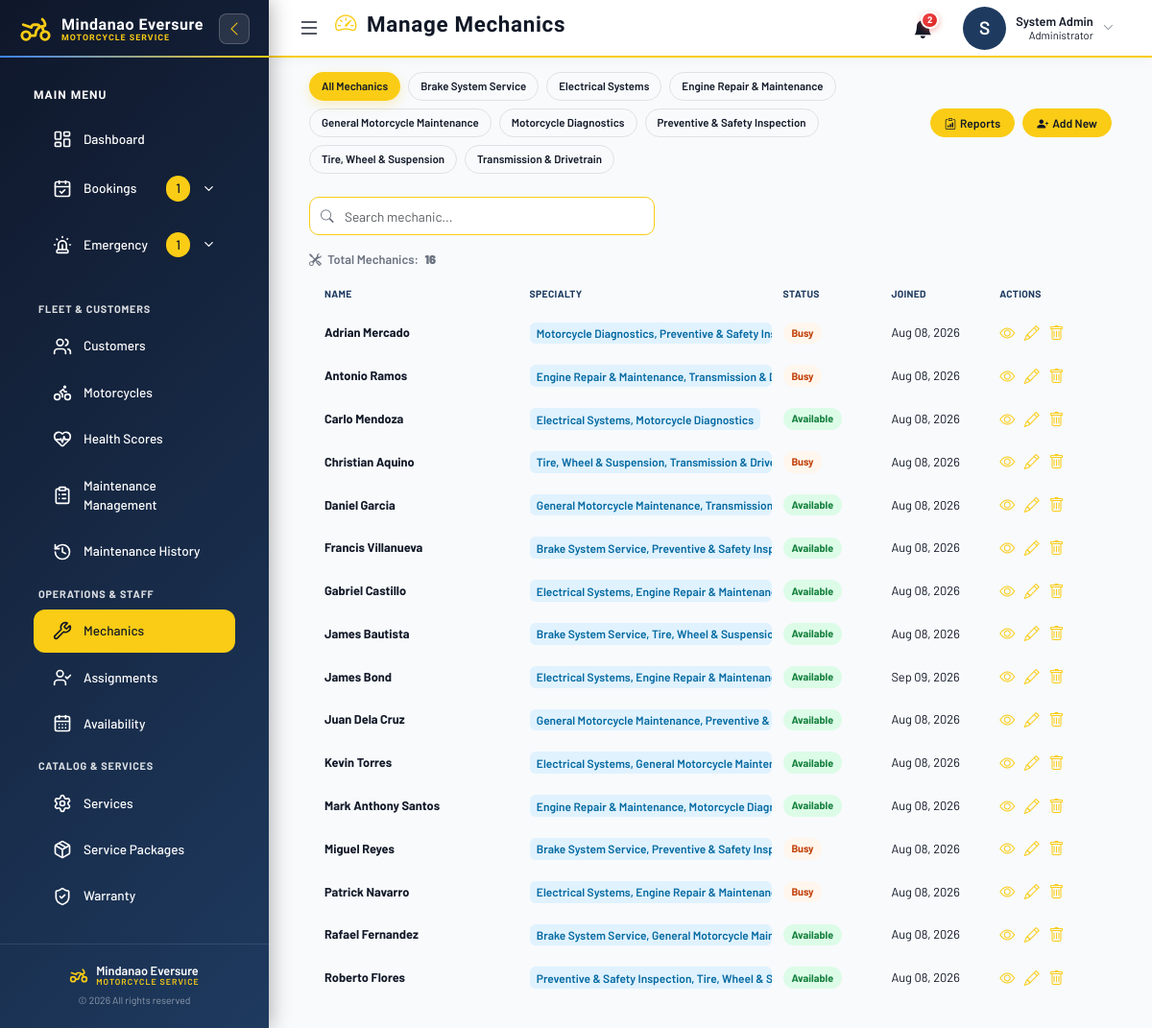
Page /manage_mechanics.php (signed in) on the committed database.
### tables this page shows
CREATE TABLE `mechanics` (
  `id` int(11) NOT NULL AUTO_INCREMENT,
  `user_id` int(11) DEFAULT NULL,
  `name` varchar(100) NOT NULL,
  `status` enum('Available','Busy','Off-Duty') NOT NULL DEFAULT 'Available',
  `created_at` datetime DEFAULT current_timestamp(),
  `current_booking_id` int(11) DEFAULT NULL,
  PRIMARY KEY (`id`)
);

### manage_mechanics.php (the view, shortened to what this page needs)
<?php
$mechanics = [];
$current_specialty = $_GET['specialty'] ?? 'All';
require 'db.php';
$specialties_list = [
    'All' => 'All Mechanics',
    'Brake System Service' => 'Brake System Service',
    'Electrical Systems' => 'Electrical Systems',
    'Engine Repair & Maintenance' => 'Engine Repair & Maintenance',
    'General Motorcycle Maintenance' => 'General Motorcycle Maintenance',
    'Motorcycle Diagnostics' => 'Motorcycle Diagnostics',
    'Preventive & Safety Inspection' => 'Preventive & Safety Inspection',
    'Tire, Wheel & Suspension' => 'Tire, Wheel & Suspension',
    'Transmission & Drivetrain' => 'Transmission & Drivetrain',
];
$params = [];
if ($current_specialty !== 'All' && array_key_exists($current_specialty, $specialties_list)) {
    $sql = "
        SELECT
            m.id,
            m.name,
            m.status,
            m.created_at,
            GROUP_CONCAT(DISTINCT s.specialty_name ORDER BY s.specialty_name ASC SEPARATOR ', ') AS specialty_name_list
        FROM
            mechanics m
        LEFT JOIN
            mechanic_specialties ms ON m.id = ms.mechanic_id
        LEFT JOIN
            specialties s ON ms.specialty_id = s.id
        WHERE
            m.id IN (
                SELECT DISTINCT ms2.mechanic_id
                FROM mechanic_specialties ms2
                INNER JOIN specialties s2 ON ms2.specialty_id = s2.id
                WHERE s2.specialty_name = ?
            )
        GROUP BY
            m.id, m.name, m.status, m.created_at
        ORDER BY
            m.name ASC
    ";
    $params[] = $current_specialty;
} else {
    $sql = "
        SELECT
            m.id,
            m.name,
            m.status,
            m.created_at,
            GROUP_CONCAT(DISTINCT s.specialty_name ORDER BY s.specialty_name ASC SEPARATOR ', ') AS specialty_name_list
        FROM
            mechanics m
        LEFT JOIN
            mechanic_specialties ms ON m.id = ms.mechanic_id
        LEFT JOIN
            specialties s ON ms.specialty_id = s.id
        GROUP BY
            m.id, m.name, m.status, m.created_at
        ORDER BY
            m.name ASC
    ";
}
try {
    $stmt = $pdo->prepare($sql);
    $stmt->execute($params);
    $mechanics = $stmt->fetchAll(PDO::FETCH_ASSOC);
} catch (PDOException $e) {
    error_log("Error fetching mechanic list: " . $e->getMessage());
    $msg = "❌ Error fetching mechanic list: " . $e->getMessage();
    $msg_type = "error";
    $mechanics = [];
}
?>
<?php require 'admin_sidebar_template.php'; ?>
<div class="container-fluid">
    <div class="d-flex flex-nowrap justify-content-between align-items-center gap-2 mb-4">
        <div class="d-flex flex-wrap gap-2 flex-grow-1">
            <?php foreach ($specialties_list as $value => $label): ?>
                <?php
                    $active_class = ($current_specialty == $value) ? 'active' : 'btn-outline-secondary';
                    $url = ($value == 'All') ? 'manage_mechanics.php' : 'manage_mechanics.php?specialty=' . urlencode($value);
                ?>
                <a href="<?= $url ?>" class="btn btn-sm filter-btn <?= $active_class ?>">
                    <?= $label ?>
                </a>
            <?php endforeach; ?>
        </div>
        <button class="btn btn-reports flex-shrink-0" onclick="openMechanicReportModal()">
            <i class="bi bi-clipboard-data me-1"></i> Reports
        </button>
        <button class="btn btn-primary btn-add-mechanic flex-shrink-0" onclick="openMechanicModal()">
            <i class="bi bi-person-plus-fill me-1"></i> Add New
        </button>
    </div>
    <?php if (!empty($mechanics)): ?>
    <div class="row mb-3">
        <div class="col-12">
            <div class="mechanic-search-wrapper">
                <input type="text" class="form-control mechanic-search-input" id="mechanicSearch" placeholder="Search mechanic..." autocomplete="off">
            </div>
        </div>
    </div>
    <?php endif; ?>
    <?php if (empty($mechanics)): ?>
        <div class="text-center py-4 text-muted">
            <?php if ($current_specialty === 'All'): ?>
                No mechanics have been registered yet.
            <?php else: ?>
                No mechanics found for the specialty: <?= htmlspecialchars($specialties_list[$current_specialty] ?? $current_specialty) ?>.
            <?php endif; ?>
        </div>
    <?php else: ?>
        <div class="mechanic-total"><i class="bi bi-tools"></i> Total Mechanics: <strong><?= count($mechanics) ?></strong></div>
        <div class="mechanic-list">
            <div class="mechanic-list-header">
                <span class="mechanic-col-name">Name</span>
                <span class="mechanic-col-specialty">Specialty</span>
                <span class="mechanic-col-status">Status</span>
                <span class="mechanic-col-joined">Joined</span>
                <span class="mechanic-col-actions">Actions</span>
            </div>
            <?php foreach ($mechanics as $mechanic): ?>
                <div class="mechanic-row">
                    <div class="mechanic-cell mechanic-col-name">
                        <div class="mechanic-name"><?= htmlspecialchars($mechanic['name']) ?></div>
                    </div>
                    <div class="mechanic-cell mechanic-col-specialty">
                        <span class="mechanic-specialties"><?= htmlspecialchars($mechanic['specialty_name_list']) ?></span>
                    </div>
                    <div class="mechanic-cell mechanic-col-status">
                        <span class="mechanic-status <?= htmlspecialchars($mechanic['status']) ?>"><?= htmlspecialchars($mechanic['status']) ?></span>
                    </div>
                    <div class="mechanic-cell mechanic-col-joined"><?= date('M d, Y', strtotime($mechanic['created_at'])) ?></div>
                    <div class="mechanic-cell mechanic-col-actions">
                        <div class="action-group">
                            <button type="button" class="action-btn" onclick="openViewMechanicModal(<?= $mechanic['id'] ?>)" title="View">
                                <i class="bi bi-eye"></i>
                            </button>
                            <button type="button" class="action-btn" onclick="openMechanicModal(<?= $mechanic['id'] ?>)" title="Edit">
                                <i class="bi bi-pencil"></i>
                            </button>
                            <button type="button" class="action-btn" onclick="confirmDelete(<?= $mechanic['id'] ?>, '<?= htmlspecialchars($mechanic['name']) ?>')" title="Delete">
                                <i class="bi bi-trash"></i>
                            </button>
                        </div>
                    </div>
                </div>
            <?php endforeach; ?>
        </div>
    <?php endif; ?>
</div>
<?php require 'admin_sidebar_footer.php'; ?>

### admin_sidebar_template.php (style rules this page uses)
:root { --sidebar-width: 280px; --primary-color: #0f172a; --primary-gradient: linear-gradient(135deg, #0f172a 0%, #1e3a5f 100%); --accent-color: #1e3a5f; --accent-gradient: linear-gradient(135deg, #0f172a 0%, #1e3a5f 100%); --bg-light: #f1f5f9; --bg-card: #ffffff; --text-dark: #1e293b; --text-light: #64748b; --success: #10b981; --danger: #ef4444; --info: #3b82f6; --sidebar-bg: #0f172a; }
* { margin: 0; padding: 0; box-sizing: border-box; }
body { font-family: 'Poppins', sans-serif; background: var(--bg-light); color: var(--text-dark); overflow: hidden; width: 100%; height: 100vh; }

### admin_sidebar_footer.php (style rules this page uses)
:root { --primary-color: #3b82f6; --primary-gradient: linear-gradient(135deg, #FACC15 0%, #FDE047 100%); --primary-dark: #EAB308; --accent-color: #3b82f6; --accent-cyan: #06B6D4; --accent-cyan-dark: #0891B2; --bg-light: #F8FAFC; --bg-card: #ffffff; --bg-darker: #ffffff; --text-dark: #111827; --text-light: #6B7280; --text-muted: #6B7280; --border-color: #E2E8F0; --success: #10b981; --danger: #ef4444; --info: #06B6D4; --warning: #FACC15; --accent-gradient: linear-gradient(135deg, #FACC15 0%, #FDE047 100%); }
body { background: var(--bg-light); color: var(--text-dark); font-family: 'Poppins', sans-serif !important; }
.btn-primary { background: #FACC15 !important; border-color: #FACC15 !important; color: #111827 !important; }
a { color: var(--accent-cyan); }

### rows in the picture
mechanics: name "Adrian Mercado", specialty_name_list "Motorcycle Diagnostics, Preventive & Safet…", status "Busy", created_at "Aug 08, 2026"
mechanics: name "Antonio Ramos", specialty_name_list "Engine Repair & Maintenance, Transmissio…", status "Busy", created_at "Aug 08, 2026"
mechanics: name "Carlo Mendoza", specialty_name_list "Electrical Systems, Motorcycle Diagnostics", status "Available", created_at "Aug 08, 2026"
mechanics: name "Christian Aquino", specialty_name_list "Tire, Wheel & Suspension, Transmission &…", status "Busy", created_at "Aug 08, 2026"
mechanics: name "Daniel Garcia", specialty_name_list "General Motorcycle Maintenance, Transmis…", status "Available", created_at "Aug 08, 2026"
mechanics: name "Francis Villanueva", specialty_name_list "Brake System Service, Preventive & Safety…", status "Available", created_at "Aug 08, 2026"
mechanics: name "Gabriel Castillo", specialty_name_list "Electrical Systems, Engine Repair & Mainte…", status "Available", created_at "Aug 08, 2026"
mechanics: name "James Bautista", specialty_name_list "Brake System Service, Tire, Wheel & Suspe…", status "Available", created_at "Aug 08, 2026"
mechanics: name "James Bond", specialty_name_list "Electrical Systems, Engine Repair & Mainte…", status "Available", created_at "Sep 09, 2026"
mechanics: name "Juan Dela Cruz", specialty_name_list "General Motorcycle Maintenance, Preventiv…", status "Available", created_at "Aug 08, 2026"
mechanics: name "Kevin Torres", specialty_name_list "Electrical Systems, General Motorcycle Mai…", status "Available", created_at "Aug 08, 2026"
mechanics: name "Mark Anthony Santos", specialty_name_list "Engine Repair & Maintenance, Motorcycle D…", status "Available", created_at "Aug 08, 2026"
mechanics: name "Miguel Reyes", specialty_name_list "Brake System Service, Preventive & Safety…", status "Busy", created_at "Aug 08, 2026"
mechanics: name "Patrick Navarro", specialty_name_list "Electrical Systems, Engine Repair & Mainte…", status "Busy", created_at "Aug 08, 2026"
mechanics: name "Rafael Fernandez", specialty_name_list "Brake System Service, General Motorcycle…", status "Available", created_at "Aug 08, 2026"
mechanics: name "Roberto Flores", specialty_name_list "Preventive & Safety Inspection, Tire, Wheel…", status "Available", created_at "Aug 08, 2026"

### other values in the picture
$pendingCount "1"
$emergencyCount "1"
$pageTitle "Manage Mechanics"
$adminNotificationCount "2"
substr($adminName, 0, 1) "S"
$adminName "System Admin"
$label "All Mechanics"
$label "Brake System Service"
$label "Electrical Systems"
$label "Engine Repair & Maintenance"
$label "General Motorcycle Maintenance"
$label "Motorcycle Diagnostics"
$label "Preventive & Safety Inspection"
$label "Tire, Wheel & Suspension"
$label "Transmission & Drivetrain"
